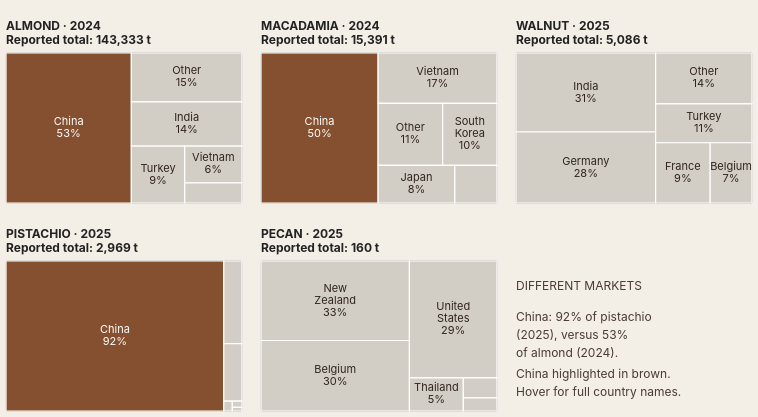

Describe this chart as a Vega-Lite specification.
### Vega-Lite specification from a JSON file in a GitHub repository (floating-point values rounded to 4 significant figures)
{"$schema": "https://vega.github.io/schema/vega-lite/v5.json", "width": 746, "height": 380, "layer": [{"data": {"values": [{"nut": "Almond", "x0": 0.0, "y0": 22, "x1": 236.0, "y1": 172}, {"nut": "Macadamia", "x0": 255.0, "y0": 22, "x1": 491.0, "y1": 172}, {"nut": "Walnut", "x0": 510.0, "y0": 22, "x1": 746.0, "y1": 172}, {"nut": "Pistachio", "x0": 0.0, "y0": 230, "x1": 236.0, "y1": 380}, {"nut": "Pecan", "x0": 255.0, "y0": 230, "x1": 491.0, "y1": 380}]}, "mark": {"type": "rect", "fill": null, "stroke": "#888888", "strokeWidth": 1}, "encoding": {"x": {"field": "x0", "type": "quantitative", "scale": {"domain": [0, 746], "range": [0, 746]}, "axis": null}, "y": {"field": "y0", "type": "quantitative", "scale": {"domain": [0, 380], "range": [0, 380]}, "axis": null}, "x2": {"field": "x1"}, "y2": {"field": "y1"}}}, {"data": {"values": [{"nut": "Almond", "country": "China", "x0": 0.0, "y0": 22, "x1": 125.4, "y1": 172.0, "share_pct": 53.1, "tooltip_text": "Almond → China: 76,132 t (53.1% of Almond's exports)"}, {"nut": "Almond", "country": "Other", "x0": 125.4, "y0": 22, "x1": 236.0, "y1": 70.92, "share_pct": 15.3, "tooltip_text": "Almond → Other: 21,915 t (15.3% of Almond's exports)"}, {"nut": "Almond", "country": "India", "x0": 125.4, "y0": 70.92, "x1": 236.0, "y1": 115.1, "share_pct": 13.8, "tooltip_text": "Almond → India: 19,803 t (13.8% of Almond's exports)"}, {"nut": "Almond", "country": "Turkey", "x0": 125.4, "y0": 115.1, "x1": 178.7, "y1": 172.0, "share_pct": 8.6, "tooltip_text": "Almond → Turkey: 12,284 t (8.6% of Almond's exports)"}, {"nut": "Almond", "country": "Vietnam", "x0": 178.7, "y0": 115.1, "x1": 236.0, "y1": 151.8, "share_pct": 5.9, "tooltip_text": "Almond → Vietnam: 8,514 t (5.9% of Almond's exports)"}, {"nut": "Almond", "country": "Germany", "x0": 178.7, "y0": 151.8, "x1": 236.0, "y1": 172.0, "share_pct": 3.3, "tooltip_text": "Almond → Germany: 4,685 t (3.3% of Almond's exports)"}, {"nut": "Macadamia", "country": "China", "x0": 255.0, "y0": 22, "x1": 372.1, "y1": 172.0, "share_pct": 49.6, "tooltip_text": "Macadamia → China: 7,638 t (49.6% of Macadamia's exports)"}, {"nut": "Macadamia", "country": "Vietnam", "x0": 372.1, "y0": 22, "x1": 491.0, "y1": 72.47, "share_pct": 17.0, "tooltip_text": "Macadamia → Vietnam: 2,609 t (17.0% of Macadamia's exports)"}, {"nut": "Macadamia", "country": "Other", "x0": 372.1, "y0": 72.47, "x1": 436.6, "y1": 134.4, "share_pct": 11.3, "tooltip_text": "Macadamia → Other: 1,737 t (11.3% of Macadamia's exports)"}, {"nut": "Macadamia", "country": "South Korea", "x0": 436.6, "y0": 72.47, "x1": 491.0, "y1": 134.4, "share_pct": 9.5, "tooltip_text": "Macadamia → South Korea: 1,465 t (9.5% of Macadamia's exports)"}, {"nut": "Macadamia", "country": "Japan", "x0": 372.1, "y0": 134.4, "x1": 448.8, "y1": 172.0, "share_pct": 8.1, "tooltip_text": "Macadamia → Japan: 1,253 t (8.1% of Macadamia's exports)"}, {"nut": "Macadamia", "country": "United States", "x0": 448.8, "y0": 134.4, "x1": 491.0, "y1": 172.0, "share_pct": 4.5, "tooltip_text": "Macadamia → United States: 690 t (4.5% of Macadamia's exports)"}, {"nut": "Walnut", "country": "India", "x0": 510.0, "y0": 22, "x1": 649.6, "y1": 101.0, "share_pct": 31.2, "tooltip_text": "Walnut → India: 1,585 t (31.2% of Walnut's exports)"}, {"nut": "Walnut", "country": "Germany", "x0": 510.0, "y0": 101.0, "x1": 649.6, "y1": 172.0, "share_pct": 28.0, "tooltip_text": "Walnut → Germany: 1,424 t (28.0% of Walnut's exports)"}, {"nut": "Walnut", "country": "Other", "x0": 649.6, "y0": 22, "x1": 746.0, "y1": 72.91, "share_pct": 13.9, "tooltip_text": "Walnut → Other: 705 t (13.9% of Walnut's exports)"}, {"nut": "Walnut", "country": "Turkey", "x0": 649.6, "y0": 72.91, "x1": 746.0, "y1": 111.8, "share_pct": 10.6, "tooltip_text": "Walnut → Turkey: 538 t (10.6% of Walnut's exports)"}, {"nut": "Walnut", "country": "France", "x0": 649.6, "y0": 111.8, "x1": 704.2, "y1": 172.0, "share_pct": 9.3, "tooltip_text": "Walnut → France: 472 t (9.3% of Walnut's exports)"}, {"nut": "Walnut", "country": "Belgium", "x0": 704.2, "y0": 111.8, "x1": 746.0, "y1": 172.0, "share_pct": 7.1, "tooltip_text": "Walnut → Belgium: 362 t (7.1% of Walnut's exports)"}, {"nut": "Pistachio", "country": "China", "x0": 0.0, "y0": 230, "x1": 217.8, "y1": 380.0, "share_pct": 92.3, "tooltip_text": "Pistachio → China: 2,740 t (92.3% of Pistachio's exports)"}, {"nut": "Pistachio", "country": "Vietnam", "x0": 217.8, "y0": 230, "x1": 236.0, "y1": 312.5, "share_pct": 4.2, "tooltip_text": "Pistachio → Vietnam: 126 t (4.2% of Pistachio's exports)"}, {"nut": "Pistachio", "country": "Spain", "x0": 217.8, "y0": 312.5, "x1": 236.0, "y1": 370.2, "share_pct": 3.0, "tooltip_text": "Pistachio → Spain: 88 t (3.0% of Pistachio's exports)"}, {"nut": "Pistachio", "country": "New Zealand", "x0": 217.8, "y0": 370.2, "x1": 226.3, "y1": 380.0, "share_pct": 0.2, "tooltip_text": "Pistachio → New Zealand: 7 t (0.2% of Pistachio's exports)"}, {"nut": "Pistachio", "country": "Other", "x0": 226.3, "y0": 370.2, "x1": 236.0, "y1": 376.3, "share_pct": 0.2, "tooltip_text": "Pistachio → Other: 5 t (0.2% of Pistachio's exports)"}, {"nut": "Pistachio", "country": "Qatar", "x0": 226.3, "y0": 376.3, "x1": 236.0, "y1": 380.0, "share_pct": 0.1, "tooltip_text": "Pistachio → Qatar: 3 t (0.1% of Pistachio's exports)"}, {"nut": "Pecan", "country": "New Zealand", "x0": 255.0, "y0": 230, "x1": 403.4, "y1": 309.5, "share_pct": 33.3, "tooltip_text": "Pecan → New Zealand: 53 t (33.3% of Pecan's exports)"}, {"nut": "Pecan", "country": "Belgium", "x0": 255.0, "y0": 309.5, "x1": 403.4, "y1": 380.0, "share_pct": 29.6, "tooltip_text": "Pecan → Belgium: 47 t (29.6% of Pecan's exports)"}, {"nut": "Pecan", "country": "United States", "x0": 403.4, "y0": 230, "x1": 491.0, "y1": 346.9, "share_pct": 28.9, "tooltip_text": "Pecan → United States: 46 t (28.9% of Pecan's exports)"}, {"nut": "Pecan", "country": "Thailand", "x0": 403.4, "y0": 346.9, "x1": 457.3, "y1": 380.0, "share_pct": 5.0, "tooltip_text": "Pecan → Thailand: 8 t (5.0% of Pecan's exports)"}, {"nut": "Pecan", "country": "Singapore", "x0": 457.3, "y0": 346.9, "x1": 491.0, "y1": 366.8, "share_pct": 1.9, "tooltip_text": "Pecan → Singapore: 3 t (1.9% of Pecan's exports)"}, {"nut": "Pecan", "country": "Other", "x0": 457.3, "y0": 366.8, "x1": 491.0, "y1": 380.0, "share_pct": 1.3, "tooltip_text": "Pecan → Other: 2 t (1.3% of Pecan's exports)"}]}, "mark": {"type": "rect", "stroke": "white", "strokeWidth": 1.2}, "encoding": {"x": {"field": "x0", "type": "quantitative", "scale": {"domain": [0, 746], "range": [0, 746]}, "axis": null}, "y": {"field": "y0", "type": "quantitative", "scale": {"domain": [0, 380], "range": [0, 380]}, "axis": null}, "x2": {"field": "x1"}, "y2": {"field": "y1"}, "color": {"condition": {"test": "datum.country === 'China'", "value": "#85502f"}, "value": "#d3cec5"}, "tooltip": [{"field": "tooltip_text", "type": "nominal", "title": null}]}}, {"data": {"values": [{"cx": 62.68, "cy": 91.0, "text": "China\n53%", "ink": "#ffffff"}, {"cx": 180.7, "cy": 40.46, "text": "Other\n15%", "ink": "#30241e"}, {"cx": 180.7, "cy": 87.02, "text": "India\n14%", "ink": "#30241e"}, {"cx": 152.0, "cy": 137.6, "text": "Turkey\n9%", "ink": "#30241e"}, {"cx": 207.3, "cy": 127.5, "text": "Vietnam\n6%", "ink": "#30241e"}, {"cx": 313.6, "cy": 91.0, "text": "China\n50%", "ink": "#ffffff"}, {"cx": 431.6, "cy": 41.24, "text": "Vietnam\n17%", "ink": "#30241e"}, {"cx": 404.4, "cy": 97.44, "text": "Other\n11%", "ink": "#30241e"}, {"cx": 463.8, "cy": 91.44, "text": "South\nKorea\n10%", "ink": "#30241e"}, {"cx": 410.4, "cy": 147.2, "text": "Japan\n8%", "ink": "#30241e"}, {"cx": 579.8, "cy": 55.51, "text": "India\n31%", "ink": "#30241e"}, {"cx": 579.8, "cy": 130.5, "text": "Germany\n28%", "ink": "#30241e"}, {"cx": 697.8, "cy": 41.46, "text": "Other\n14%", "ink": "#30241e"}, {"cx": 697.8, "cy": 86.34, "text": "Turkey\n11%", "ink": "#30241e"}, {"cx": 676.9, "cy": 135.9, "text": "France\n9%", "ink": "#30241e"}, {"cx": 725.1, "cy": 135.9, "text": "Belgium\n7%", "ink": "#30241e"}, {"cx": 108.9, "cy": 299.0, "text": "China\n92%", "ink": "#ffffff"}, {"cx": 329.2, "cy": 257.8, "text": "New\nZealand\n33%", "ink": "#30241e"}, {"cx": 329.2, "cy": 338.8, "text": "Belgium\n30%", "ink": "#30241e"}, {"cx": 447.2, "cy": 276.5, "text": "United\nStates\n29%", "ink": "#30241e"}, {"cx": 430.4, "cy": 357.5, "text": "Thailand\n5%", "ink": "#30241e"}]}, "mark": {"type": "text", "fontSize": 11, "align": "center", "baseline": "middle", "lineBreak": "\n", "lineHeight": 12}, "encoding": {"x": {"field": "cx", "type": "quantitative", "scale": {"domain": [0, 746], "range": [0, 746]}, "axis": null}, "y": {"field": "cy", "type": "quantitative", "scale": {"domain": [0, 380], "range": [0, 380]}, "axis": null}, "text": {"field": "text", "type": "nominal"}, "color": {"field": "ink", "type": "nominal", "scale": null, "legend": null}}}, {"data": {"values": [{"nut": "Almond", "x": 0.0, "y": 2, "text": "ALMOND · 2024\nReported total: 143,333 t"}, {"nut": "Macadamia", "x": 255.0, "y": 2, "text": "MACADAMIA · 2024\nReported total: 15,391 t"}, {"nut": "Walnut", "x": 510.0, "y": 2, "text": "WALNUT · 2025\nReported total: 5,086 t"}, {"nut": "Pistachio", "x": 0.0, "y": 210, "text": "PISTACHIO · 2025\nReported total: 2,969 t"}, {"nut": "Pecan", "x": 255.0, "y": 210, "text": "PECAN · 2025\nReported total: 160 t"}]}, "mark": {"type": "text", "fontSize": 12, "fontWeight": "bold", "align": "left", "color": "#222222", "lineBreak": "\n", "lineHeight": 14, "baseline": "bottom"}, "encoding": {"x": {"field": "x", "type": "quantitative", "scale": {"domain": [0, 746], "range": [0, 746]}, "axis": null}, "y": {"field": "y", "type": "quantitative", "scale": {"domain": [0, 380], "range": [0, 380]}, "axis": null}, "text": {"field": "text", "type": "nominal"}}}, {"data": {"values": [{"x": 510, "y": 250, "text": "DIFFERENT MARKETS"}, {"x": 510, "y": 281, "text": "China: 92% of pistachio\n(2025), versus 53%\nof almond (2024)."}, {"x": 510, "y": 338, "text": "China highlighted in brown.\nHover for full country names."}]}, "mark": {"type": "text", "align": "left", "baseline": "top", "fontSize": 12, "color": "#493b33", "lineBreak": "\n", "lineHeight": 18}, "encoding": {"x": {"field": "x", "type": "quantitative", "scale": {"domain": [0, 746], "range": [0, 746]}, "axis": null}, "y": {"field": "y", "type": "quantitative", "scale": {"domain": [0, 380], "range": [0, 380]}, "axis": null}, "text": {"field": "text"}}}], "resolve": {"scale": {"color": "independent"}}, "config": {"view": {"stroke": null}, "axis": {"labelColor": "#766a60", "titleColor": "#30241e", "gridColor": "#ded4c7", "labelFontSize": 12, "titleFontSize": 12, "titleFontWeight": "normal"}, "legend": {"labelColor": "#30241e", "titleColor": "#30241e", "labelFontSize": 12, "titleFontSize": 12, "titleLimit": 500, "title": "Destination"}, "font": "-apple-system, 'Segoe UI', Helvetica, Arial, sans-serif", "title": {"fontSize": 14, "color": "#30241e"}}, "background": "#f4efe6", "padding": {"top": 20, "bottom": 5, "left": 5, "right": 5}}
